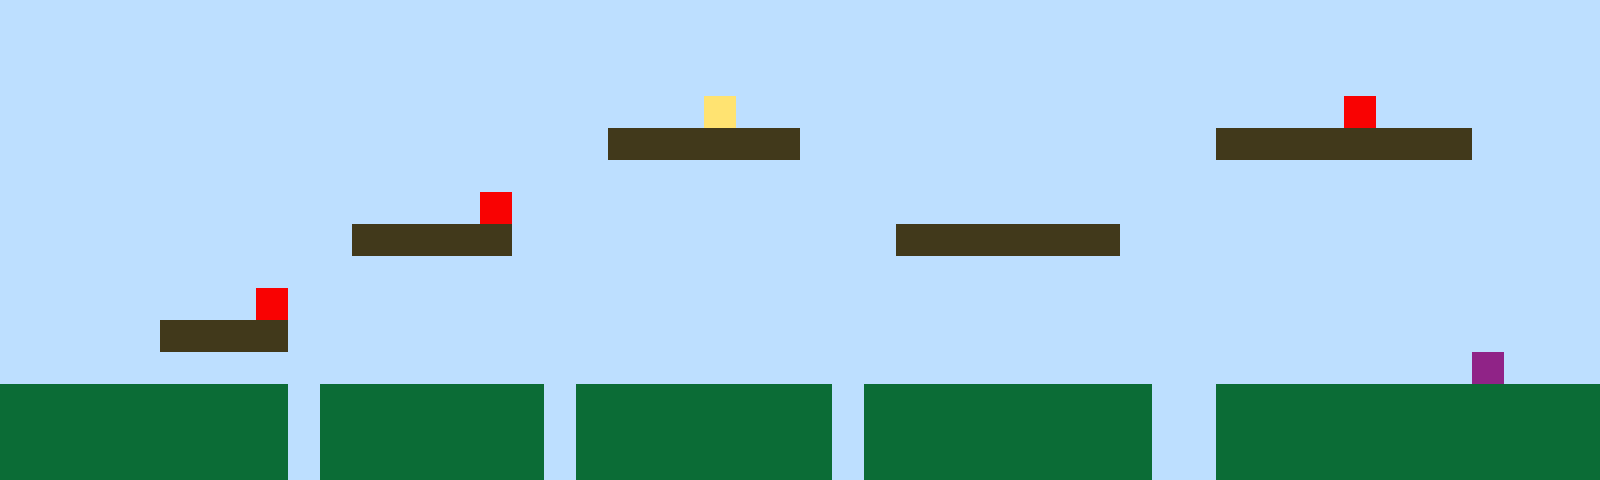

This game map was drawn from its Tiled (.tmx) file and the tilesets committed beside it. A one-line description and the full map source follow:
An orthogonal 50x15 tile map with 32x32 px tiles, 1 tile layer (Tile Layer 1).

<map version="1.10" tiledversion="1.11.2" orientation="orthogonal" renderorder="right-up" width="50" height="15" tilewidth="32" tileheight="32" infinite="0" nextlayerid="2" nextobjectid="1"><editorsettings><export target="map1.csv" format="csv" /></editorsettings><tileset firstgid="1" name="sprites" tilewidth="32" tileheight="32" tilecount="6" columns="3"><image source="sprites.png" width="96" height="64" /></tileset><layer id="1" name="Tile Layer 1" width="50" height="15"><data encoding="csv">1,1,1,1,1,1,1,1,1,1,1,1,1,1,1,1,1,1,1,1,1,1,1,1,1,1,1,1,1,1,1,1,1,1,1,1,1,1,1,1,1,1,1,1,1,1,1,1,1,1,1,1,1,1,1,1,1,1,1,1,1,1,1,1,1,1,1,1,1,1,1,1,1,1,1,1,1,1,1,1,1,1,1,1,1,1,1,1,1,1,1,1,1,1,1,1,1,1,1,1,1,1,1,1,1,1,1,1,1,1,1,1,1,1,1,1,1,1,1,1,1,1,1,1,1,1,1,1,1,1,1,1,1,1,1,1,1,1,1,1,1,1,1,1,1,1,1,1,1,1,1,1,1,1,1,1,1,1,1,1,1,1,1,1,1,1,1,1,1,1,1,1,4,1,1,1,1,1,1,1,1,1,1,1,1,1,1,1,1,1,1,1,5,1,1,1,1,1,1,1,1,1,1,1,1,1,1,1,1,1,1,1,1,1,1,1,1,1,1,3,3,3,3,3,3,1,1,1,1,1,1,1,1,1,1,1,1,1,3,3,3,3,3,3,3,3,1,1,1,1,1,1,1,1,1,1,1,1,1,1,1,1,1,1,1,1,1,1,1,1,1,1,1,1,1,1,1,1,1,1,1,1,1,1,1,1,1,1,1,1,1,1,1,1,1,1,1,1,1,1,1,1,1,1,1,1,1,1,1,1,1,1,1,1,1,5,1,1,1,1,1,1,1,1,1,1,1,1,1,1,1,1,1,1,1,1,1,1,1,1,1,1,1,1,1,1,1,1,1,1,1,1,1,1,1,1,1,1,1,1,1,3,3,3,3,3,1,1,1,1,1,1,1,1,1,1,1,1,3,3,3,3,3,3,3,1,1,1,1,1,1,1,1,1,1,1,1,1,1,1,1,1,1,1,1,1,1,1,1,1,1,1,1,1,1,1,1,1,1,1,1,1,1,1,1,1,1,1,1,1,1,1,1,1,1,1,1,1,1,1,1,1,1,1,1,1,1,1,1,1,1,1,1,1,1,1,1,1,5,1,1,1,1,1,1,1,1,1,1,1,1,1,1,1,1,1,1,1,1,1,1,1,1,1,1,1,1,1,1,1,1,1,1,1,1,1,1,1,1,1,1,1,1,1,1,3,3,3,3,1,1,1,1,1,1,1,1,1,1,1,1,1,1,1,1,1,1,1,1,1,1,1,1,1,1,1,1,1,1,1,1,1,1,1,1,1,1,1,1,1,1,1,1,1,1,1,1,1,1,1,1,1,1,1,1,1,1,1,1,1,1,1,1,1,1,1,1,1,1,1,1,1,1,1,1,1,1,1,1,1,1,1,1,1,1,1,6,1,1,1,2,2,2,2,2,2,2,2,2,1,2,2,2,2,2,2,2,1,2,2,2,2,2,2,2,2,1,2,2,2,2,2,2,2,2,2,1,1,2,2,2,2,2,2,2,2,2,2,2,2,2,2,2,2,2,2,2,2,2,1,2,2,2,2,2,2,2,1,2,2,2,2,2,2,2,2,1,2,2,2,2,2,2,2,2,2,1,1,2,2,2,2,2,2,2,2,2,2,2,2,2,2,2,2,2,2,2,2,2,1,2,2,2,2,2,2,2,1,2,2,2,2,2,2,2,2,1,2,2,2,2,2,2,2,2,2,1,1,2,2,2,2,2,2,2,2,2,2,2,2</data></layer></map>
